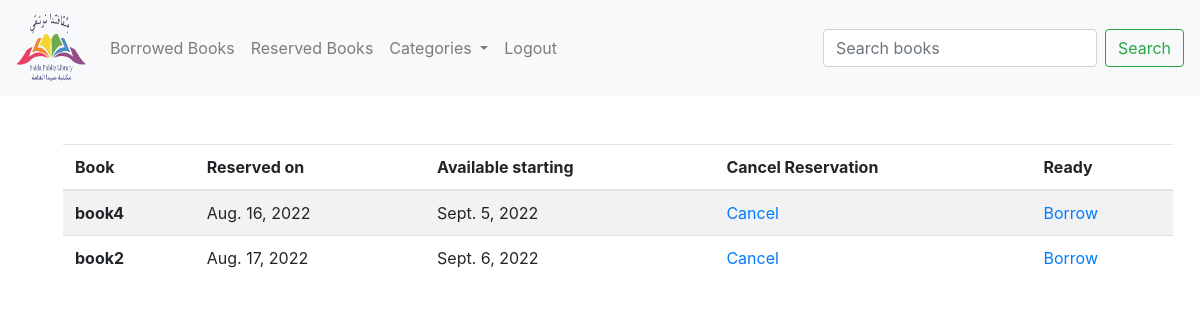
The app's page /reserved_books/2 (signed in), older data.
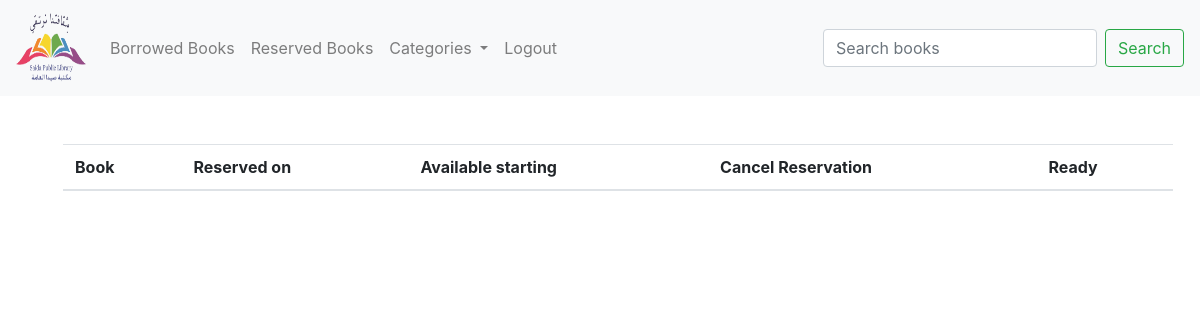
The same page, newer data.
### booksTransaction/models.py (models this page shows, shortened)
class Reservation(models.Model):
    book=models.ForeignKey(Book,on_delete=models.CASCADE)
    user=models.ForeignKey(User,on_delete=models.CASCADE)
    reservation_date= models.DateField(default=datetime.datetime.now())
    is_ready=models.BooleanField(default=False)
    @property
    def availibility_date(self):
        book=Borrowing.objects.filter(book=self.book)
        if book:
            availibility_date=book.order_by('return_date')[0]
            return availibility_date.return_date

class Borrowing(models.Model):
    book=models.ForeignKey(Book,on_delete=models.CASCADE)
    user=models.ForeignKey(User,on_delete=models.CASCADE)
    borrow_date=models.DateField(default=datetime.datetime.now())
    return_date=models.DateField(blank=True, null=True)
    renew_borrowing=models.BooleanField(default=False)

### books/models.py (models this page shows, shortened)
class Book(models.Model):
    book_title=models.CharField('book_title',max_length=120)
    description=models.TextField('description',null=True)
    author_name=models.CharField('author_name',max_length=120)
    number_of_pages=models.IntegerField('number_of_pages')
    number_of_copies=models.IntegerField('number_of_copies')
    publication_year=models.IntegerField('publication_year')
    lang_id=models.ForeignKey(Language,on_delete=models.CASCADE)
    cat_id=models.ForeignKey(Category,on_delete=models.CASCADE)
    book_img=models.ImageField(null=True,blank=True,upload_to="assets/")

### booksTransaction/views.py (the view)
# urls.py: path('reserved_books/<user_id>',booksTrans_view.reserved_books,name="reserved_books"),
@login_required(login_url='login')
def reserved_books(request,user_id):
    member=User.objects.get(pk=user_id)
    reserved_books=Reservation.objects.filter(user=member)
    return render(request,"reserved.html",{'books':reserved_books,'cats':cats})

### books/models.py (called while the page is built)
    def __str__(self):
        return self.name

### booksTransaction/templates/reserved.html
{% extends 'base.html' %}
{% block content %}
<table class="table table-striped">
    <thead>
      <tr>
        <th scope="col">Book</th>
        <th scope="col">Reserved on</th>
        <th scope="col">Available starting</th>
        <th scope="col">Cancel Reservation</th>
        <th scope="col">Ready</th>
      </tr>
    </thead>
    <tbody>
        {% for book in books %}
            <tr>
                <th scope="row">{{book.book.book_title}}</th>
                <td>{{book.reservation_date}}</td>
                <td>{{book.availibility_date}}</td>
                <td>
                  <a href="{% url 'cancel_reservation' book.book.id book.user.id %}">Cancel</a>
                </td>
                <td>
                  <a href="#"> Borrow </a>
                </td>
            </tr>
        {% endfor %}
    </tbody>
  </table>
{% endblock %}

Row changes from the older to the newer data that the page shows:
removed Reservation: book.book_title "book4", reservation_date "Aug. 16, 2022", availibility_date "Sept. 5, 2022"
removed Reservation: book.book_title "book2", reservation_date "Aug. 17, 2022", availibility_date "Sept. 6, 2022"
